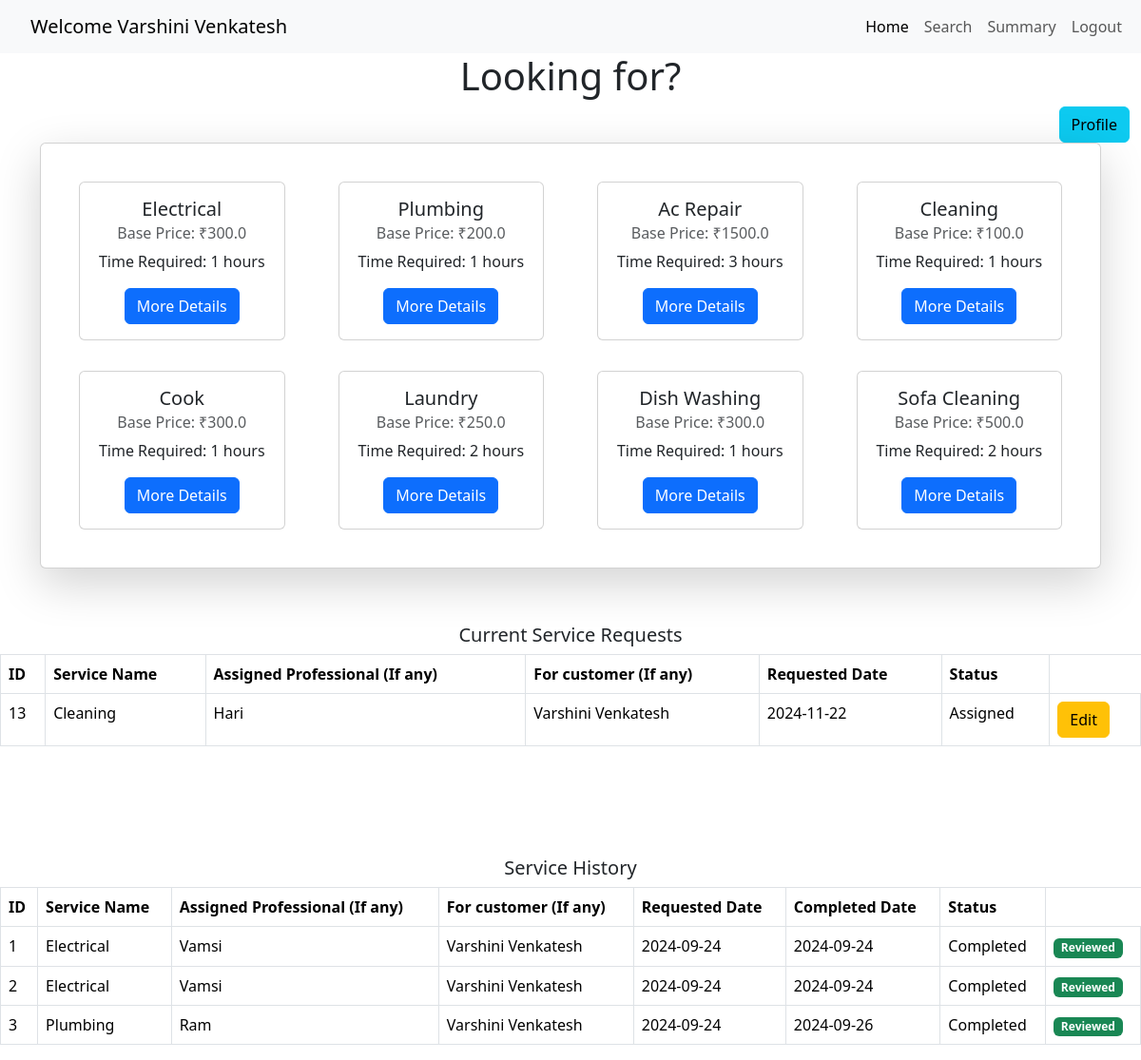
Page /customerhomepage/1 on the committed database.
### application/models.py (models this page shows, shortened)
class Customer(db.Model):
    __tablename__ = 'customers'
    id = db.Column(db.Integer, primary_key=True)
    email = db.Column(db.String(120), unique=True, nullable=False)
    password = db.Column(db.String(120), nullable=False)
    full_name = db.Column(db.String(100), nullable=False)
    address = db.Column(db.String(200), nullable=False)
    pincode = db.Column(db.String(10), nullable=False)

class Service(db.Model):
    __tablename__ = 'services'
    service_id = db.Column(db.Integer, primary_key=True)
    name = db.Column(db.String(100), nullable=False)
    base_price = db.Column(db.Float, nullable=False)
    time_required = db.Column(db.String(50), nullable=False)
    descriptions = db.Column(db.Text, nullable=True)
    service_requests_list = db.relationship('ServiceRequest', backref='service', cascade='all, delete-orphan', lazy=True)

class ServiceRequest(db.Model):
    __tablename__ = 'service_requests'
    serv_req_id = db.Column(db.Integer, primary_key=True)
    service_id = db.Column(db.Integer, db.ForeignKey('services.service_id'), nullable=False)
    cust_id = db.Column(db.Integer, db.ForeignKey('customers.id'), nullable=False)
    professional_id = db.Column(db.Integer, db.ForeignKey('service_professionals.id'), nullable=True)
    date_of_req = db.Column(db.DateTime, default=date.today)
    date_of_completion = db.Column(db.DateTime, nullable=True)
    service_status = db.Column(db.String(50), nullable=False)  # requested, assigned, completed
    remarks = db.Column(db.Text, nullable=True)
    professional = db.relationship('ServiceProfessional', backref='service_requests', lazy=True)
    customer = db.relationship('Customer', backref='service_requests', lazy=True)

class ServiceProfessional(db.Model):
    __tablename__ = 'service_professionals'
    id = db.Column(db.Integer, primary_key=True)
    email = db.Column(db.String(120), unique=True, nullable=False)
    password = db.Column(db.String(120), nullable=False)
    full_name = db.Column(db.String(100), nullable=False)
    service_id = db.Column(db.Integer, db.ForeignKey('services.service_id'), nullable=False)
    experience = db.Column(db.Integer, nullable=False)
    profile_doc = db.Column(db.String(200), nullable=False)
    address = db.Column(db.String(200), nullable=False)
    pincode = db.Column(db.String(10), nullable=False)
    date_created = db.Column(db.DateTime, default=date.today())
    status = db.Column(db.String(50), nullable=False)
    service = db.relationship('Service', backref='service_professionals', lazy=True)

### app.py (the view)
@app.route('/customerhomepage/<int:id>', methods=['GET'])
def customerhomepage(id):
    customer = Customer.query.get(id)
    services = Service.query.all()
    service_requests = ServiceRequest.query.filter_by(cust_id=id).all()
    return render_template("customerhomepage.html", customer=customer, services=services, service_requests=service_requests)

### templates/customerhomepage.html (shortened to what this page needs)
<!DOCTYPE html>
<html lang="en">
<head>
    <link href="https://cdn.jsdelivr.net/npm/bootstrap@5.3.3/dist/css/bootstrap.min.css" rel="stylesheet">
</head>
<body>
    <nav class="navbar navbar-expand-lg navbar-light bg-light">
        <div class="container-fluid">
          <a class="navbar-brand" href="#">Welcome {{ customer.full_name }}</a>
          <div class="collapse navbar-collapse" id="navbarNavAltMarkup">
            <div class="navbar-nav">
              <a class="nav-link active" aria-current="page" href="#">Home</a>
              <a class="nav-link" href="{{ url_for('search_services', customer_id=customer.id) }}">Search</a>
              <a class="nav-link" href="#">Summary</a>
              <a class="nav-link" href="{{ url_for('logout') }}">Logout</a>
            </div>
          </div>
        </div>
    </nav>
    <h1 style="text-align: center;">Looking for?</h1>
    {% if customer %}
        <div class="container" style="float: right;">
            <a href="{{url_for('customerprofile', id = customer.id)}}" class="btn btn-info">Profile</a>
        </div>
    {% else %}
        <p>Customer information not available</p>
    {% endif %}
    <div class="container">
        <div class="card p-4 shadow-lg mb-5">
            <div class="row">
                {% for service in services %}
                <div class="col-12 col-md-4 col-lg-3 d-flex justify-content-center">
                    <div class="card m-3" style="width: 18rem;">
                        <div class="card-body text-center">
                            <h5 class="card-title">{{ service.name }}</h5>
                            <h6 class="card-subtitle mb-2 text-muted">Base Price: ₹{{ service.base_price }}</h6>
                            <p class="card-text">Time Required: {{ service.time_required }} hours</p>
                            <a href="{{ url_for('servicedetails', service_id=service.service_id, customer_id=customer.id) }}" class="btn btn-primary">More Details</a>
                        </div>
                    </div>
                </div>
                {% endfor %}
            </div>
        </div>
    </div>
    <div style="margin-top: 10px;">
        <div class="d-flex flex-wrap col-md-12 justify-content-center">
            <h5>Current Service Requests</h5>
            <table class="table table-bordered">
                <thead>
                    <tr>
                        <th>ID</th>
                        <th>Service Name</th>
                        <th>Assigned Professional (If any)</th>
                        <th>For customer (If any)</th>
                        <th>Requested Date</th>
                        <th>Status</th>
                    </tr>
                </thead>
                <tbody>
                    {% for request in service_requests %}
                    {% if request.service_status != 'completed' %}
                        <tr>
                            <td>{{ request.serv_req_id }}</td>
                            <td>{{ request.service.name }}</td>
                            <td>{% if request.professional %} {{ request.professional.full_name }} {% else %} Not Assigned {% endif %}</td>
                            <td>{% if request.customer %} {{ request.customer.full_name }} {% else %} Not Assigned {% endif %}</td>
                            <td>{{ request.date_of_req.strftime('%Y-%m-%d') }}</td>
                            <td>{{ request.service_status.title() }}</td>
                            <td>
                                {% if request.service_status != 'completed' %}
                                    <a href="{{ url_for('edit_service_request', serv_req_id=request.serv_req_id) }}" class="btn btn-warning">Edit</a>
                                {% endif %}
                            </td>
                        </tr>
                    {% endif %}
                    {% endfor %}
                </tbody>
            </table>
    </div>
    <div style="margin-top: 100px;">
        <div class="d-flex flex-wrap col-md-12 justify-content-center">
            <h5>Service History</h5>
            <table class="table table-bordered">
                <thead>
                    <tr>
                        <th>ID</th>
                        <th>Service Name</th>
                        <th>Assigned Professional (If any)</th>
                        <th>For customer (If any)</th>
                        <th>Requested Date</th>
                        <th>Completed Date</th>
                        <th>Status</th>
                    </tr>
                </thead>
                <tbody>
                    {% for request in service_requests %}
                    {% if request.service_status == 'completed' %}
                        <tr>
                            <td>{{ request.serv_req_id }}</td>
                            <td>{{ request.service.name }}</td>
                            <td>{% if request.professional %} {{ request.professional.full_name }} {% else %} Not Assigned {% endif %}</td>
                            <td>{% if request.customer %} {{ request.customer.full_name }} {% else %} Not Assigned {% endif %}</td>
                            <td>{{ request.date_of_req.strftime('%Y-%m-%d') }}</td>
                            <td>{{ request.date_of_completion.strftime('%Y-%m-%d') }}</td>
                            <td>{{ request.service_status.title() }}</td>
                            <td>
                                {% if request.service_status == 'completed' %}
                                    {% if request.ratings | length > 0 and request.ratings[0].rating_status == 'True' %}
                                        <span class="badge bg-success">Reviewed</span>
                                    {% else %}
                                        <a href="{{ url_for('rate_service', serv_req_id=request.serv_req_id) }}" class="btn btn-success">Rate Service</a>
                                    {% endif %}
                                {% endif %}
                            </td>
                        </tr>
                    {% endif %}
                    {% endfor %}
                </tbody>
            </table>
        </div>
    </div>
</body>
</html>

### templates/customerhomepage.html (style rules this page uses)
.navbar-nav { margin-left: auto; }
.container-fluid { padding-left: 2rem; }
.container { display: flex; justify-content: flex-end; }

### rows in the picture
Customer: full_name "Varshini Venkatesh"
Service: name "Electrical", base_price "300.0", time_required "1"
Service: name "Plumbing", base_price "200.0", time_required "1"
Service: name "Ac Repair", base_price "1500.0", time_required "3"
Service: name "Cleaning", base_price "100.0", time_required "1"
Service: name "Cook", base_price "300.0", time_required "1"
Service: name "Laundry", base_price "250.0", time_required "2"
Service: name "Dish Washing", base_price "300.0", time_required "1"
Service: name "Sofa Cleaning", base_price "500.0", time_required "2"
ServiceRequest: serv_req_id "13", service.name "Cleaning", professional.full_name "Hari", customer.full_name "Varshini Venkatesh", date_of_req "2024-11-22", service_status "Assigned"
ServiceRequest: serv_req_id "1", service.name "Electrical", professional.full_name "Vamsi", customer.full_name "Varshini Venkatesh", date_of_req "2024-09-24", date_of_completion "2024-09-24", service_status "Completed", shows "Reviewed"
ServiceRequest: serv_req_id "2", service.name "Electrical", professional.full_name "Vamsi", customer.full_name "Varshini Venkatesh", date_of_req "2024-09-24", date_of_completion "2024-09-24", service_status "Completed", shows "Reviewed"
ServiceRequest: serv_req_id "3", service.name "Plumbing", professional.full_name "Ram", customer.full_name "Varshini Venkatesh", date_of_req "2024-09-24", date_of_completion "2024-09-26", service_status "Completed", shows "Reviewed"
